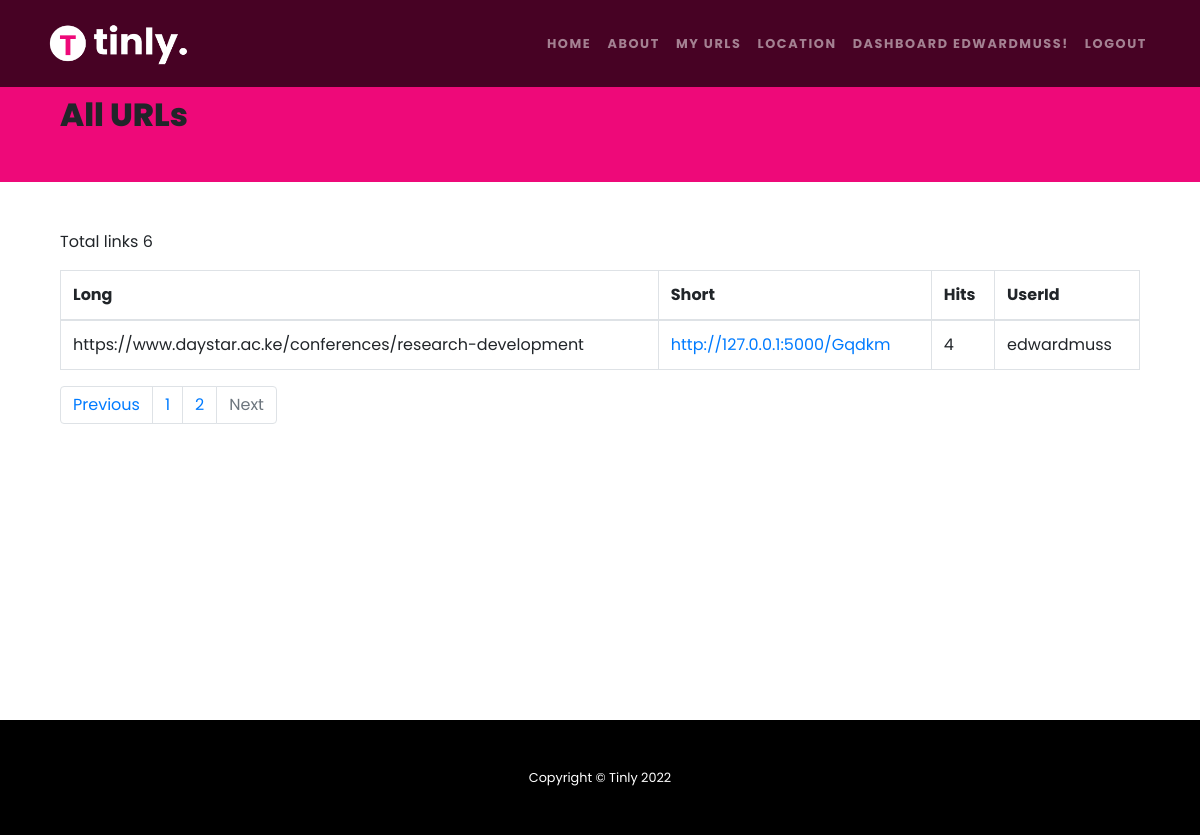
The app's page /my-urls/2 (signed in) with its own data.
### models/base_model.py (models this page shows, shortened)
class User(db.Model, UserMixin):
    id = db.Column(db.Integer, primary_key=True)
    username = db.Column(db.String(20), nullable=False, unique=True)
    email = db.Column(db.String(120), unique=True, nullable=False)
    image_file = db.Column(db.String(20), nullable=False, default='default.jpg')
    password = db.Column(db.String(80), nullable=False)
    created_at = db.Column(DateTime, default=datetime.datetime.now)
    updated_at = db.Column(DateTime, default=datetime.datetime.now, onupdate=datetime.datetime.now)

class Urls(db.Model):
    id_ = db.Column("id_", db.Integer, primary_key=True)
    user_id = db.Column("user_id", db.Integer, db.ForeignKey('user.id'), nullable=True, default=0)
    long = db.Column("long", db.String())
    short = db.Column("short", db.String(10), nullable=False, unique=True)
    hits = db.Column("hits", db.Integer, nullable=False, default=0)
    created_at = db.Column(DateTime, default=datetime.datetime.now)
    updated_at = db.Column(DateTime, default=datetime.datetime.now, onupdate=datetime.datetime.now)

### core/routes/web.py (the view)
@app.route('/my-urls/<int:page_num>')
@login_required
def myurls(page_num=1):
    myurls = db.session.query(User, Urls).join(Urls).filter_by(user_id = current_user.id).order_by(Urls.id_.desc()).paginate(per_page=5, page=page_num, error_out=True)
    count = db.session.query(Urls).filter_by(user_id = current_user.id).count()
    return render_template('all-urls.html', vals=myurls, base_url=base_url, count=count )

### core/auth.py (called while the page is built)
@login_manager.user_loader
def load_user(user_id):
    return User.query.get(int(user_id))

### core/templates/all-urls.html (shortened to what this page needs)
{% extends "base.html" %} {% block title %}View all URLS{% endblock %} {% block
content %}
<div class="row bg-primary pt-5">
  <div class="container">
    <div class="col-md-12 mt-5 mb-5">
      <h2 class="">All URLs</h2>
    </div>
  </div>
</div>
<div class="row">
  <div class="container">
    <div class="col-md-12 mt-5">
        <p>Total links {{ count }}</p>
      <table class="table table-stripped table-bordered">
        <thead class="">
          <th>Long</th>
          <th>Short</th>
          <th>Hits</th>
          <th>UserId</th>
        </thead>
        <tbody>
          {% for user, urls in vals.items %}
          <tr>
            <td>{{urls.long}}</td>
            <td>
              <a target="_blank" href="{{base_url + '/' + urls.short}}"
                >{{base_url + '/' + urls.short}}</a
              >
            </td>
            <td>{{urls.hits}}</td>
            <td>{{user.username}}</td>
          </tr>
          {% endfor %}
        </tbody>
      </table>
      <ul class="pagination">
        {% if vals.has_prev %}
        <li class="page-item">
          <a
            class="page-link"
            href="{{ url_for('myurls', page_num=vals.prev_num) }}"
            >Previous</a
          >
        </li>
        {% else %}
        <li class="page-item disabled">
          <span class="page-link">Previous</span>
          {% endif %}
        {% for page in vals.iter_pages(left_edge=3, right_edge=3) %} {% if
        page %}
        <li class="page-item">
          <a class="page-link" href="{{ url_for('myurls', page_num=page) }}"
            >{{ page }}</a
          >
        </li>
        {% else %}
        <li class="page-item disabled" id="example_ellipsis">
          <a href="#" class="page-link">…</a>
        </li>
        {% endif %} {% endfor %} {% if vals.has_next %}
        <li class="page-item">
          <a
            class="page-link"
            href="{{ url_for('myurls', page_num=vals.next_num) }}"
            >Next</a
          >
        </li>
        {% else %}
        <li class="page-item disabled">
          <span class="page-link">Next</span>
          {% endif %}
        </li>
      </ul>
    </div>
  </div>
</div>
{% endblock %}

### core/templates/base.html (shortened to what this page needs)
<!DOCTYPE html>
<html lang="en">
<head>
    <link rel="stylesheet" href="https://stackpath.bootstrapcdn.com/bootstrap/4.5.2/css/bootstrap.min.css">
    <link href='https://cdnjs.cloudflare.com/ajax/libs/font-awesome/4.0.3/css/font-awesome.css' rel='stylesheet'>
	<link href="{{ url_for('static',filename='css/style.css') }}" rel="stylesheet">
</head>
<body oncontextmenu='return true' class='snippet-body'>
    <div class="main">
        <nav class="navbar navbar-expand-lg navbar-dark navbar-custom fixed-top">
            <div class="container">
                <a class="navbar-brand" href="{{ url_for('home')}}">
                    <img src="{{ url_for('static',filename='images/logo-light.png') }}" width="150" alt="logo">
                </a>
                <div class="collapse navbar-collapse" id="navbarResponsive">
                    <ul class="navbar-nav ml-auto">
                        <li class="nav-item">
                            <a class="nav-link" href="{{ url_for('home') }}">Home</a>
                        </li>
                        <li class="nav-item">
                            <a class="nav-link" href="{{ url_for('about') }}">About</a>
                        </li>
                        {% if current_user.is_authenticated %}
                            <li class="nav-item">
                                <a class="nav-link" href="{{ url_for('myurls', page_num=1) }}">My Urls</a>
                            </li>
                            <li class="nav-item">
                                <a class="nav-link" href="{{ url_for('locations') }}">Location</a>
                            </li>
                            <li class="nav-item">
                                <a class="nav-link" href="{{ url_for('dashboard') }}">Dashboard {{ current_user.username }}!</a>
                            </li>
                            <li class="nav-item">
                                <a class="nav-link" href="{{ url_for('logout') }}">Logout</a>
                            </li>
                        {% endif %}
                    </ul>
                </div>
            </div>
        </nav>
        {% block content%}
        {% endblock %}
    </div>
  <footer class="py-5 bg-black">
    <div class="container">
        <p class="m-0 text-center text-white small">Copyright &copy; Tinly {{ moment().format('YYYY') }}</p>
    </div>
</footer>
</body>
</html>

### static/css/style.css (style rules this page uses)
body { font-family: "Poppins"; margin: 0px; padding: 0px; position: absolute; width: 100%; height: 100vh; }
.main { display: flex; flex-direction: column; min-height: 90%; }
h1, h2, h3, h4, h5, h6 { font-family: "Poppins"; font-weight: 800 !important }
.bg-black { background-color: #000 !important }
.navbar-custom { padding-top: 1rem; padding-bottom: 1rem; background-color: rgba(0, 0, 0, .7) }
.navbar-custom .navbar-brand { text-transform: uppercase; font-size: 1rem; letter-spacing: .1rem; font-weight: 700 }
.navbar-custom .navbar-nav .nav-item .nav-link { text-transform: uppercase; font-size: .8rem; font-weight: 700; letter-spacing: .1rem }
.bg-primary { background-color: #ee0979 !important }
footer { left: 0; bottom: 0; width: 100%; background-color: red; color: white; text-align: center; flex: 0 0 auto; }

### records on screen
User: username "EDWARDMUSS", long "https://www.daystar.ac.ke/conferences/research-development", hits "4", username "edwardmuss"
Urls: short "http://127.0.0.1:5000/Gqdkm"

### other values on screen
{{ count }} "6"
{{ page }} "1" "2"
{{ moment().format('YYYY') }} "2022"
